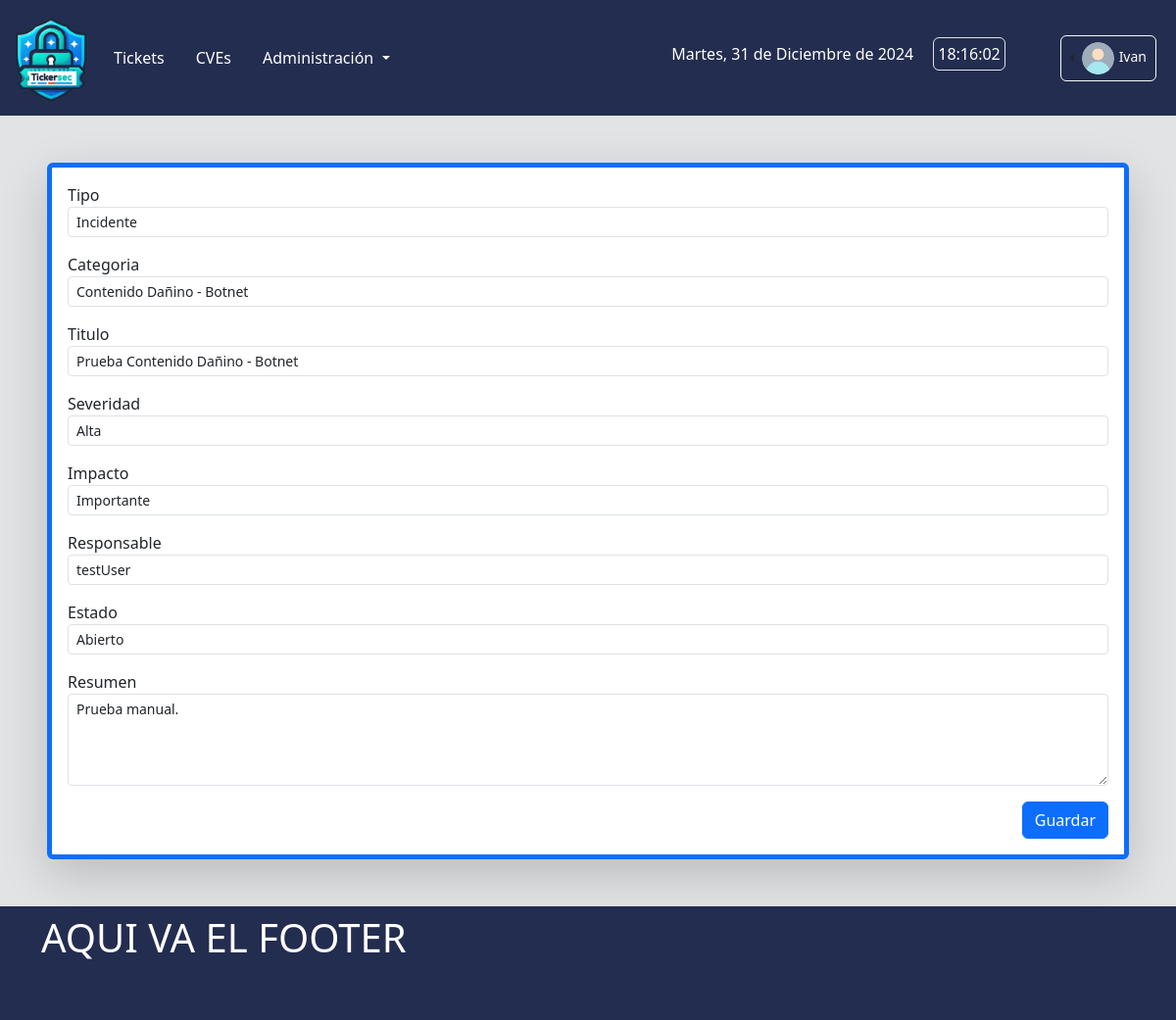
The app's page /core/tickets/update/3053/ (signed in) with its own data.
### core/models.py (models this page shows, shortened)
class Ticket(models.Model):
    type = models.CharField(verbose_name='Tipo', max_length=50, choices=TicketType.choices, default=TicketType.INCIDENTE)
    category = models.ForeignKey(TicketCategory, verbose_name='Categoria', related_name='categorias', on_delete=models.PROTECT)
    title = models.CharField(verbose_name='Titulo', max_length=50, blank=False)
    createdAt = models.DateTimeField(auto_now_add=True) # auto_now_add: actualiza el valor con la hora y la fecha de creación del registro.
    lastUpdate = models.DateTimeField(auto_now=True) # auto_now: actualiza el valor del campo a la hora y fecha actuales cada vez que se llama a Model.save().
    resolution = models.DurationField(verbose_name='Resolucion', blank=True, null=True)
    severity = models.CharField(verbose_name='Severidad', choices=Severity.choices, default=Severity.NULA, max_length=7)
    impact = models.CharField(verbose_name='Impacto', choices=Impact.choices, default=Impact.NULO, max_length=10)
    status = models.CharField(verbose_name='Estado', choices=TicketStatus.choices, default=TicketStatus.ABIERTO, max_length=10)
    createdBy = models.ForeignKey(User, verbose_name='Remitente', related_name='created_tickets', on_delete=models.PROTECT, blank=False)
    assignedTo = models.ForeignKey(User, verbose_name='Responsable', related_name='assigned_tickets', on_delete=models.PROTECT, blank=False)
    resume = models.CharField(verbose_name='Resumen', max_length=300, blank=False)
    report = models.ForeignKey(TicketReport, verbose_name='Reporte', related_name='reportes', on_delete=models.PROTECT, null=True, blank=True)
    class Meta:
        ordering = ['-pk']
        verbose_name_plural = 'Tickets'

### core/views.py (the view, shortened to what this page needs)
# urls.py: path("tickets/update/<int:pk>/", TicketUpdateView.as_view(), name="update-ticket"),
class TicketUpdateView(LoginRequiredMixin, UpdateView):
    model = Ticket
    template_name = 'core/ticket_update.html'
    form_class = TicketUpdateForm
    login_url = 'login'

### core/forms.py
class TicketUpdateForm(forms.ModelForm):
    class Meta:
        model = Ticket
        fields = ['type', 'category', 'title', 'severity', 'impact', 'assignedTo', 'status', 'resume']
        widgets = {
            'type': forms.Select(attrs={'class': 'form-control form-control-sm'}),
            'category': forms.Select(attrs={'class': 'form-control form-control-sm'}),
            'title': forms.TextInput(attrs={'class': 'form-control form-control-sm',  'minlength': 5, }),
            'severity': forms.Select(attrs={'class': 'form-control form-control-sm'}),
            'impact': forms.Select(attrs={'class': 'form-control form-control-sm'}),
            'assignedTo': forms.Select(attrs={'class': 'form-control form-control-sm'}),
            'status': forms.Select(attrs={'class': 'form-control form-control-sm'}),
            'resume': forms.Textarea(attrs={'class': 'form-control form-control-sm', 'rows': 4, }),
        }

### core/models.py (called while the page is built)
    def __str__(self):
        return f'{self.name} - {self.subcategory}'

### templates/core/ticket_update.html (shortened to what this page needs)
{% extends "dash/base.html" %}
{% load static %}
{% block main %}
    <form method="post" enctype="multipart/form-data" class="bg-white shadow-lg border border-5 border-primary rounded-2 m-5 p-3">
        {% for field in form %}
        <div class="form-group mb-3">
            <label for="{{form.label.id_for_label}}">{{field.label}}</label>
            {{field}}
        </div>
        {% endfor %}
        <div class="modal-footer">
            <button type="submit" class="btn btn-primary">Guardar</button>
        </div>
    </form>
{% endblock main %}

### templates/dash/base.html (shortened to what this page needs)
{% load static %}
<!DOCTYPE html>
<html lang="es">
<head>
    {% load django_bootstrap5 %}
    {% bootstrap_css %}
    {% block extra_css %}
    <link rel="stylesheet" href="{% static 'css/dash/styles.css' %}">
    {% endblock extra_css %}
</head>
<body class="bg-secondary-subtle">
    <header class="bg-blueMilei">
        <nav class="navbar navbar-expand-lg me-2">
            <div class="container-fluid">
                <a class="navbar-brand" href="{% url 'dash:index' %}">
                    <img src='{% static "img/dash/favicon-824.png" %}' width="80rem" alt="" srcset="">
                </a>
                <div class="collapse navbar-collapse justify-content-around align-items-center" id="navbarSupportedContent">
                    <ul class="navbar-nav me-auto mb-2 mb-lg-0">
                        <li class="navItemEffect nav-item me-3">
                            <a class="navTextEffect nav-link" aria-current="page"
                                href="{% url 'core:tickets' %}">Tickets</a>
                        </li>
                        <li class="navItemEffect nav-item me-3">
                            <a class="navTextEffect nav-link" href="#">CVEs</a>
                        </li>
                        <li class="navItemEffect nav-item me-3 dropdown">
                            <a class="navTextEffect nav-link dropdown-toggle" href="#" role="button"
                                data-bs-toggle="dropdown" aria-expanded="false">
                                Administración
                            </a>
                        </li>
                    </ul>
                    <div class="d-flex align-items-center me-2 mb-2">
                        <div class="nav-link disabled text-white p-1 me-3" id="fechaCompleta"></div>
                        <div class="nav-link disabled text-white p-1 me-5 border rounded" id="reloj"></div>
                    </div>
                    {% if user.is_authenticated %}
                    <div class="nav-item btn-group dropstart border border-light rounded p-1">
                        <button class="btn btn-sm dropdown-toggle p-0 px-1" type="button" id="dropdownMenuUser" data-bs-toggle="dropdown" aria-expanded="false">
                            <img src="{% static 'img/dash/user.png' %}" alt="avatar icon" class="rounded-circle"
                                style="width: 35px;">
                            <span class="text-white">{{ user|title }}</span>
                        </button>
                    </div>
                    {% else %}
                    <a href="{% url 'login' %}" class="btn btn-sm btn-outline-success">Ingresar</a>
                    {% endif %}
                </div>
            </div>
        </nav>
    </header>
    {% block main %}{% endblock main %}
    <footer class="bg-blueMilei text-white p-2">
        <div class="container" style="min-height: 100px;">
            <h1>AQUI VA EL FOOTER</h1>
        </div>
    </footer>
</body>
</html>

### static/css/dash/styles.css (style rules this page uses)
:root { --bg-blueMilei: rgb(35, 45, 79); --bg-blueMilei-subtle: rgb(45, 55, 100); }
.bg-blueMilei { background-color: var(--bg-blueMilei) !important; }
.navTextEffect { color:white; }

### records on screen
Ticket: form "Incidente" "Contenido Dañino - Botnet" "Prueba Contenido Dañino - Botnet" "Alta" "Importante" "testUser" "Abierto" "Prueba manual."

### other values on screen
{{ user|title }} "Ivan"
{{ field.label }} "Tipo" "Categoria" "Titulo" "Severidad" "Impacto" "Responsable" "Estado" "Resumen"
